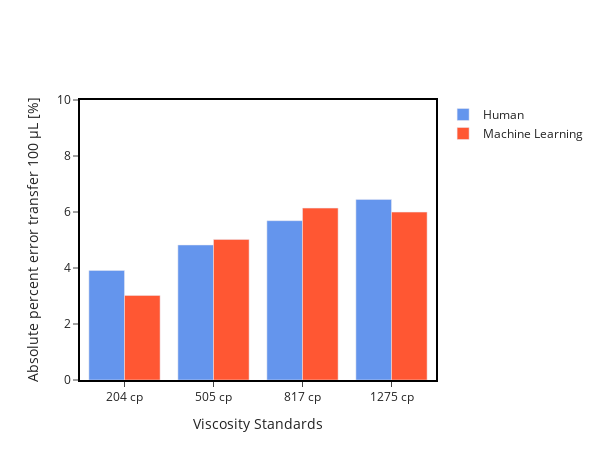

Here is the notebook cell this chart was saved with:
### Code cell
plotting('Absolute percent error transfer 100 μL [%]')

### Figure 1 — Plotly figure (JSON) as saved in the notebook; plotly's stock layout.template omitted (floating-point values rounded to 4 significant figures)
{"data": [{"marker": {"color": "#6495ED"}, "name": "Human", "type": "bar", "x": ["204 cp", "505 cp", "817 cp", "1275 cp"], "y": [3.913, 4.822, 5.69, 6.45]}, {"marker": {"color": "#FF5733"}, "name": "Machine Learning", "type": "bar", "x": ["204 cp", "505 cp", "817 cp", "1275 cp"], "y": [3.019, 5.022, 6.139, 5.996]}], "layout": {"height": 460, "paper_bgcolor": "rgba(0,0,0,0)", "plot_bgcolor": "rgba(0, 0, 0, 0)", "width": 600, "xaxis": {"linecolor": "black", "linewidth": 2, "mirror": true, "showgrid": false, "showline": true, "ticks": "outside", "title": {"text": "Viscosity Standards"}}, "yaxis": {"linecolor": "black", "linewidth": 2, "mirror": true, "range": [0, 10], "showgrid": false, "showline": true, "ticks": "outside", "title": {"text": "Absolute percent error transfer 100 μL [%]"}}}}
